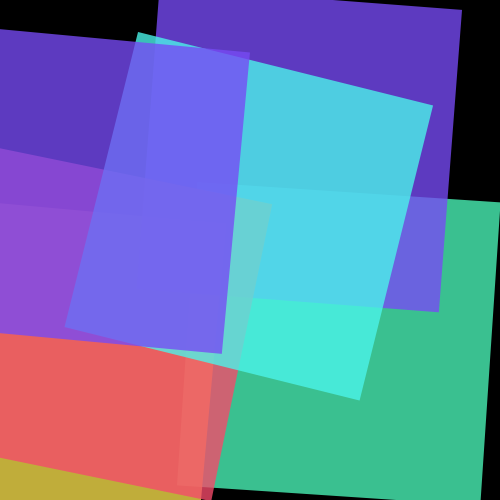
Frame 1 (no input)
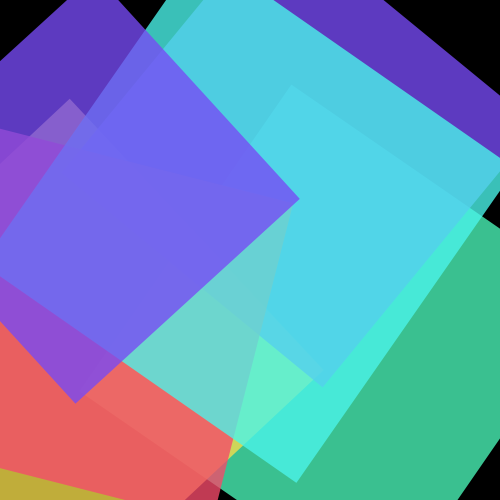
Frame 60 (the mouse pressed at the canvas centre just before this capture)
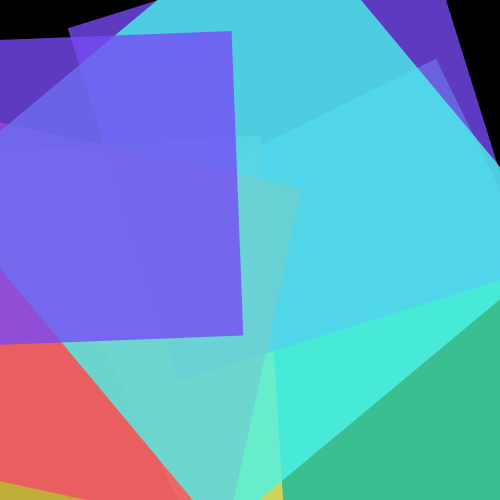
Frame 120 (the mouse held since frame 60 and released just before this capture)

The Processing sketch that drew these frames (run headless with seeded random() and noise(); from frame 60 on, the mouse is pressed at the canvas centre):

// Processing sketch: Hannah_Anjou_EX02_3_MW
// ── Hannah_Anjou_EX02_3_MW.pde
/**
 * Hannah Anjou
 *
 */


color[] mesCouleurs = {#4AF5B7, #F5DC4A, #774AF5, #F54A6A, #4AF5EB,  #774AF5};
float rectSize;

void setup() {
  size(500, 500);
  noStroke();
  rectSize = random(1, 50);
  rectMode(CENTER);
}

void draw() {
  background(0);
  randomSeed(100);
 
  for (int i=0; i<6; i++) {
    float x = random(50, 450);
    float y = random(50, 450);
    float vitesse = random(0.01, 0.1);
    
    fill(mesCouleurs[i], 200);
    pushMatrix();
    translate(x, y);
    rotate(radians(millis())*vitesse);//temps en millieme de secondes
     
    float randFreq = random(0.004, 0.01); 
    float sinus = sin(frameCount * randFreq)*random(10);
    float motion = map(sinus, -10, 10, 50, 490);
    rect(0, 0, rectSize + motion, rectSize + motion);
    popMatrix();
  }
}
